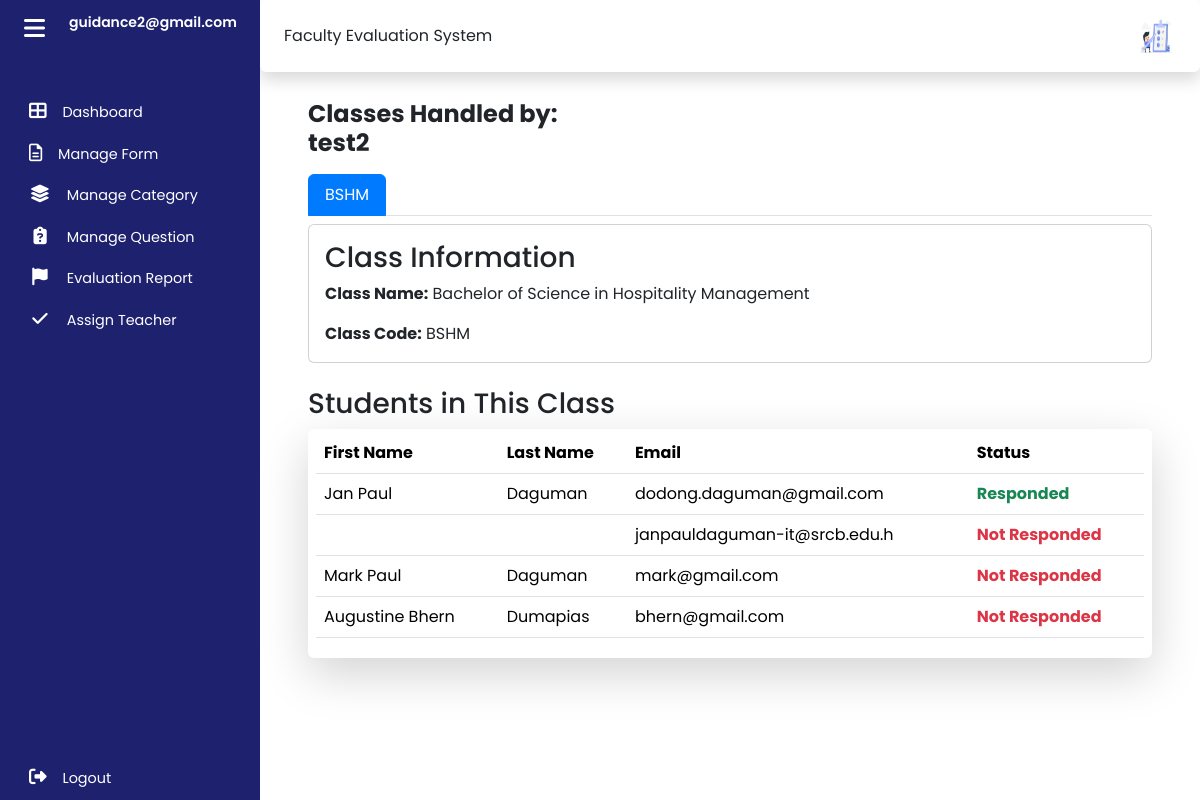
The page /guidance/teacher_details.php?id=4 (signed in) on the database its author committed.
### tables this page shows
CREATE TABLE `user` (
  `id` int(11) NOT NULL,
  `user-id` varchar(50) NOT NULL,
  `firstname` varchar(50) NOT NULL,
  `lastname` varchar(50) NOT NULL,
  `email` varchar(50) NOT NULL,
  `password` varchar(20) NOT NULL,
  `created_by` int(11) NOT NULL,
  `type` varchar(15) NOT NULL,
  `department` int(11) NOT NULL,
  `date_created` date DEFAULT current_timestamp(),
  `date_updated` date DEFAULT NULL
);

CREATE TABLE `tbl_class` (
  `id` int(11) NOT NULL,
  `class_code` varchar(50) NOT NULL,
  `class_name` varchar(50) NOT NULL,
  `instructor_id` int(11) NOT NULL,
  `subject_id` int(11) NOT NULL,
  `user_id` int(11) NOT NULL,
  `is_active` int(11) NOT NULL DEFAULT 1,
  `created_at` date NOT NULL DEFAULT current_timestamp(),
  `updated_at` date DEFAULT NULL
);

### guidance/teacher_details.php (the view, shortened to what this page needs)
<?php
    include "../connect.php";
    if (isset($_GET['id'])) {
        $teacher_id = $_GET['id'];
        $class_sql = "SELECT * FROM tbl_class WHERE instructor_id = '$teacher_id'";
        $class_result = mysqli_query($con, $class_sql);
?>
<!DOCTYPE html>
<html lang="en">
<head>
    <link href="https://cdn.jsdelivr.net/npm/bootstrap@5.3.2/dist/css/bootstrap.min.css" rel="stylesheet"
>
    <link rel="stylesheet" type="text/css" href="https://cdn.datatables.net/1.11.5/css/dataTables.bootstrap5.min.css">
    <link rel="stylesheet" href="../admin/css/dashboard.css">
    <link rel="stylesheet" href="https://cdn.datatables.net/2.0.1/css/dataTables.bootstrap5.css">
    <link rel="stylesheet" href="https://cdn.datatables.net/2.0.1/css/dataTables.bootstrap5.min.css">
</head>
<body>
    <div class="wrapper">
    <aside id="sidebar" class="expand">
            <div class="d-flex">
                <button class="toggle-btn" type="button">
                    <i class="fa-solid fa-bars"></i>
                </button>
                <div class="sidebar-logo">
                    <a href="#">
                        <?php
                        $userId = $_SESSION['user_id'];
                        $userId = mysqli_real_escape_string($con, $userId);
                        $sql = "SELECT email FROM user WHERE id = '$userId'";
                        if ($result = mysqli_query($con, $sql)) {
                            if (mysqli_num_rows($result) > 0) {
                                $row = mysqli_fetch_assoc($result);
                                $userEmail = $row['email'];
                                echo "<p style='font-size:14px;'>$userEmail</p>";
                            } else {
                                echo "User not found";
                            }
                        } else {
                            echo "Error: " . mysqli_error($con);
                        }
                        ?>
                    </a>
                </div>
            </div>
            <ul class="sidebar-nav">
                <li class="sidebar-item ">
                    <a href="dashboard.php" class="sidebar-link">
                        <i class="fa-solid fa-table-cells-large"></i>
                        <span>Dashboard</span>
                    </a>
                </li>
                <li class="sidebar-item">
                    <a href="form.php" class="sidebar-link">
                        <i class="fa-regular fa-file-lines"></i>
                        <span>Manage Form</span>
                    </a>
                </li>
                <li class="sidebar-item">
                    <a href="category.php" class="sidebar-link">
                        <i class="fa-solid fa-layer-group fa-fw"></i>
                        <span>Manage Category</span>
                    </a>
                </li>
                <li class="sidebar-item">
                    <a href="question.php" class="sidebar-link">
                        <i class="fa-solid fa-clipboard-question fa-fw"></i>
                        <span>Manage Question</span>
                    </a>
                </li>
                <li class="sidebar-item">
                    <a href="report.php" class="sidebar-link">
                        <i class="fa-solid fa-flag fa-fw"></i>
                        <span>Evaluation Report</span>
                    </a>
                </li>
                <li class="sidebar-item">
                    <a href="assign.php" class="sidebar-link">
                        <i class="fa-solid fa-check fa-fw"></i>
                        <span>Assign Teacher</span>
                    </a>
                </li>
            </ul>
            <div class="sidebar-footer">
                <a href="../logout.php" class="sidebar-link">
                <i class="fas fa-sign-out-alt"></i>
                    <span>Logout</span>
                </a>
            </div>
        </aside>
        <div class="main">
            <nav class="navbar navbar-expand px-4 py-3 shadow p-3 bg-body rounded sticky-top">
                <div class="navbar-collapse">
                    <label for="">Faculty Evaluation System</label>
                </div>
                <div class="navbar-collapse collapse">
                    <ul class="navbar-nav ms-auto">
                        <li class="nav-item dropdown">
                            <a href="#" data-bs-toggle="dropdown" class="nav-icon pe-md-0">
                                <img src="../img/cartoon-man-leaving-review.jpg" class="avatar img-fluid" alt="">
                            </a>
                        </li>
                    </ul>
                </div>
            </nav>
            <div class="col-md-12 px-5 py-1">
                <h4 class="fw-bold mt-4">Classes Handled by:
                    <?php
                        $tID = $_GET['id'];
                        $tID = mysqli_real_escape_string($con, $tID);
                        $sql = "SELECT firstname, lastname FROM user WHERE id = '$tID'";
                        if ($result = mysqli_query($con, $sql)) {
                            if (mysqli_num_rows($result) > 0) {
                                $row = mysqli_fetch_assoc($result);
                                $tecaherName = $row['firstname'].' '.$row['lastname'];
                                echo "<p>$tecaherName</p>";
                            }
                        } else {
                            echo "Error: " . mysqli_error($con);
                        }
                        ?></h4>
                <ul class="nav nav-tabs bg-white" id="classTabs" role="tablist">
                    <?php
                    if (mysqli_num_rows($class_result) > 0) {
                        $first = true;
                        while ($class_row = mysqli_fetch_assoc($class_result)) {
                            $class_id = $class_row['id'];
                            $class_name = $class_row['class_code'];
                            $active = $first ? 'active' : '';
                    ?>
                             <li class="nav-item" role="presentation">
                             <button class="nav-link <?php echo $active; ?>" id="class-<?php echo $class_id; ?>-tab" data-bs-toggle="tab" data-bs-target="#class-<?php echo $class_id; ?>" type="button" role="tab" aria-controls="class-<?php echo $class_id; ?>" aria-selected="<?php echo $first ? 'true' : 'false'; ?>"><?php echo $class_name; ?></button>
                            </li>
                    <?php
                            $first = false;
                        }
                    } else {
                        echo "No classes found for this teacher.";
                    }
                    ?>
                </ul>
                <div class="tab-content" id="classTabsContent">
                    <?php
                    mysqli_data_seek($class_result, 0);
                    if (mysqli_num_rows($class_result) > 0) {
                        $first = true;
                        while ($class_row = mysqli_fetch_assoc($class_result)) {
                            $class_id = $class_row['id'];
                            $active = $first ? 'active show' : '';
                            $student_sql = "SELECT user.firstname, user.email ,user.id ,user.lastname FROM tbl_student_class INNER JOIN user ON tbl_student_class.student_id = user.id WHERE tbl_student_class.class_id = '$class_id'";
                            $student_result = mysqli_query($con, $student_sql);
                    ?>
                          <div class="tab-pane fade <?php echo $active; ?>" id="class-<?php echo $class_id; ?>" role="tabpanel" aria-labelledby="class-<?php echo $class_id; ?>-tab">
                                <div class="card mt-2 shadow-md">
                                    <div class="card-body">
                                        <h3 class="card-title">Class Information</h3>
                                        <p class="card-text"><strong>Class Name:</strong> <?php echo $class_row['class_name']; ?></p>
                                        <p class="card-text"><strong>Class Code:</strong> <?php echo $class_row['class_code']; ?></p>
                                    </div>
                                </div>
                                <h3>Students in This Class</h3>
                                <?php
                                if (mysqli_num_rows($student_result) > 0) {
                                ?>
                                <div class="shadow-lg col-md-12 px-2 py-1 rounded p-2">
                                    <table id="studentTable-<?php echo $class_id; ?>" class="table">
                                        <thead>
                                            <tr>
                                                <th>First Name</th>
                                                <th>Last Name</th>
                                                <th>Email</th>
                                                <th>Status</th>
                                            </tr>
                                        </thead>
                                        <tbody>
                                            <?php
                                            while ($student_row = mysqli_fetch_assoc($student_result)) {
                                                $student_id = $student_row['id'];
                                                $response_query = "SELECT * FROM tbl_responses WHERE student_id = '$student_id' AND teacher_id = '$teacher_id'";
                                                $response_result = mysqli_query($con, $response_query);
                                                $status = mysqli_num_rows($response_result) > 0 ? "Responded" : "Not Responded";
                                                $status_color = $status === "Responded" ? "text-success" : "text-danger";
                                            ?>
                                                <tr>
                                                    <td><?php echo $student_row['firstname']; ?></td>
                                                    <td><?php echo $student_row['lastname']; ?></td>
                                                    <td><?php echo $student_row['email']; ?></td>
                                                    <td class="fw-bold <?php echo $status_color; ?>"><?php echo $status; ?></td>
                                                </tr>
                                            <?php
                                            }
                                            ?>
                                        </tbody>
                                    </table>
                                    </div>
                                <?php
                                } else {
                                    echo "No students found for this class.";
                                }
                                ?>
                            </div>
                    <?php
                            $first = false;
                        }
                    }
                    ?>
                </div>
            </div>
        </div>
        </div>
</body>
</html>
<?php
} else {
    echo "Teacher ID not provided.";
}
?>

### admin/css/dashboard.css (style rules this page uses)
a { text-decoration: none; }
li { list-style: none; }
body { font-family: 'Poppins', sans-serif; }
.wrapper { display: flex; }
.main { display: flex; flex-direction: column; min-height: 100vh; width: 100%; overflow: hidden; transition: all 0.35s ease-in-out; background-color: #fff; min-width: 0; }
#sidebar { width: 70px; min-width: 70px; z-index: 1000; transition: all .25s ease-in-out; background-color: #1d216e !important; display: flex; flex-direction: column; }
#sidebar.expand { width: 260px; min-width: 260px; }
.toggle-btn { background-color: transparent; cursor: pointer; border: 0; padding: 1rem 1.5rem; }
.toggle-btn i { font-size: 1.5rem; color: #FFF; }
.sidebar-logo { margin: auto 0; }
.sidebar-logo a { color: #FFF; font-size: 1.15rem; font-weight: 600; }
#sidebar.expand .sidebar-logo, #sidebar.expand a.sidebar-link span { animation: fadeIn .25s ease; }
.sidebar-nav { padding: 2rem 0; flex: 1 1 auto; }
a.sidebar-link { padding: .625rem 1.625rem; color: #FFF; display: block; font-size: 0.9rem; white-space: nowrap; border-left: 3px solid transparent; }
.sidebar-link i, .dropdown-item i { font-size: 1.1rem; margin-right: .75rem; }
.sidebar-item { position: relative; }
.navbar { background-color: #ffffff; box-shadow: 0 0 2rem 0 rgba(33, 37, 41, .1); }
.navbar-expand .navbar-collapse { min-width: 200px; }
.avatar { height: 40px; width: 40px; }

### guidance/teacher_details.php (style rules this page uses)
.nav-tabs .nav-link.active { background-color: #007bff; color: #ffffff; border-color: #007bff; }

### rows shown on the page
user: email "guidance2@gmail.com"
user: tecaherName "test2"
tbl_class: class_code "BSHM", class_name "Bachelor of Science in Hospitality Management"
user: firstname "Jan Paul", lastname "Daguman", email "dodong.daguman@gmail.com", status "Responded"
user: email "janpauldaguman-it@srcb.edu.h", status "Not Responded"
user: firstname "Mark Paul", lastname "Daguman", email "mark@gmail.com", status "Not Responded"
user: firstname "Augustine Bhern", lastname "Dumapias", email "bhern@gmail.com", status "Not Responded"
